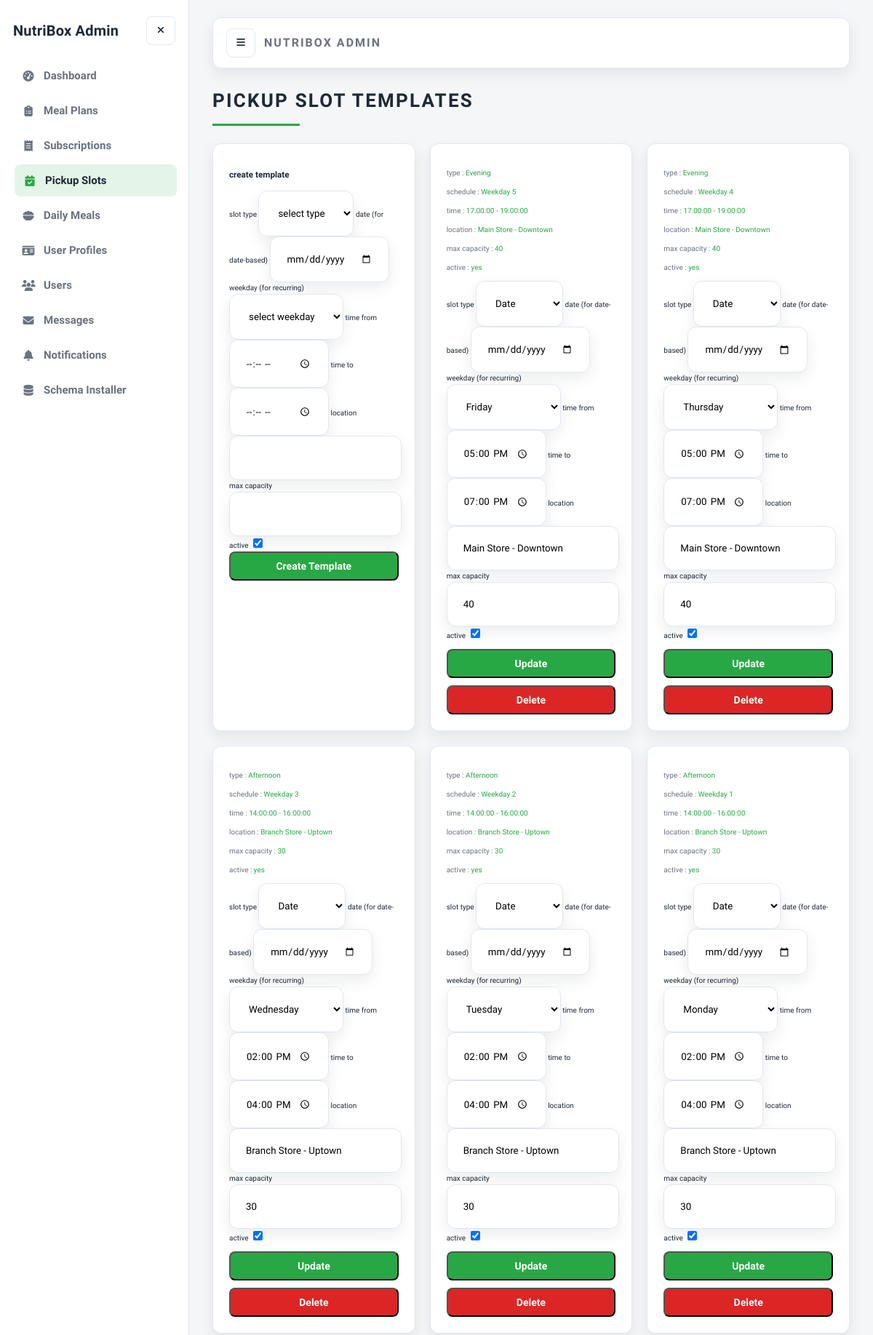
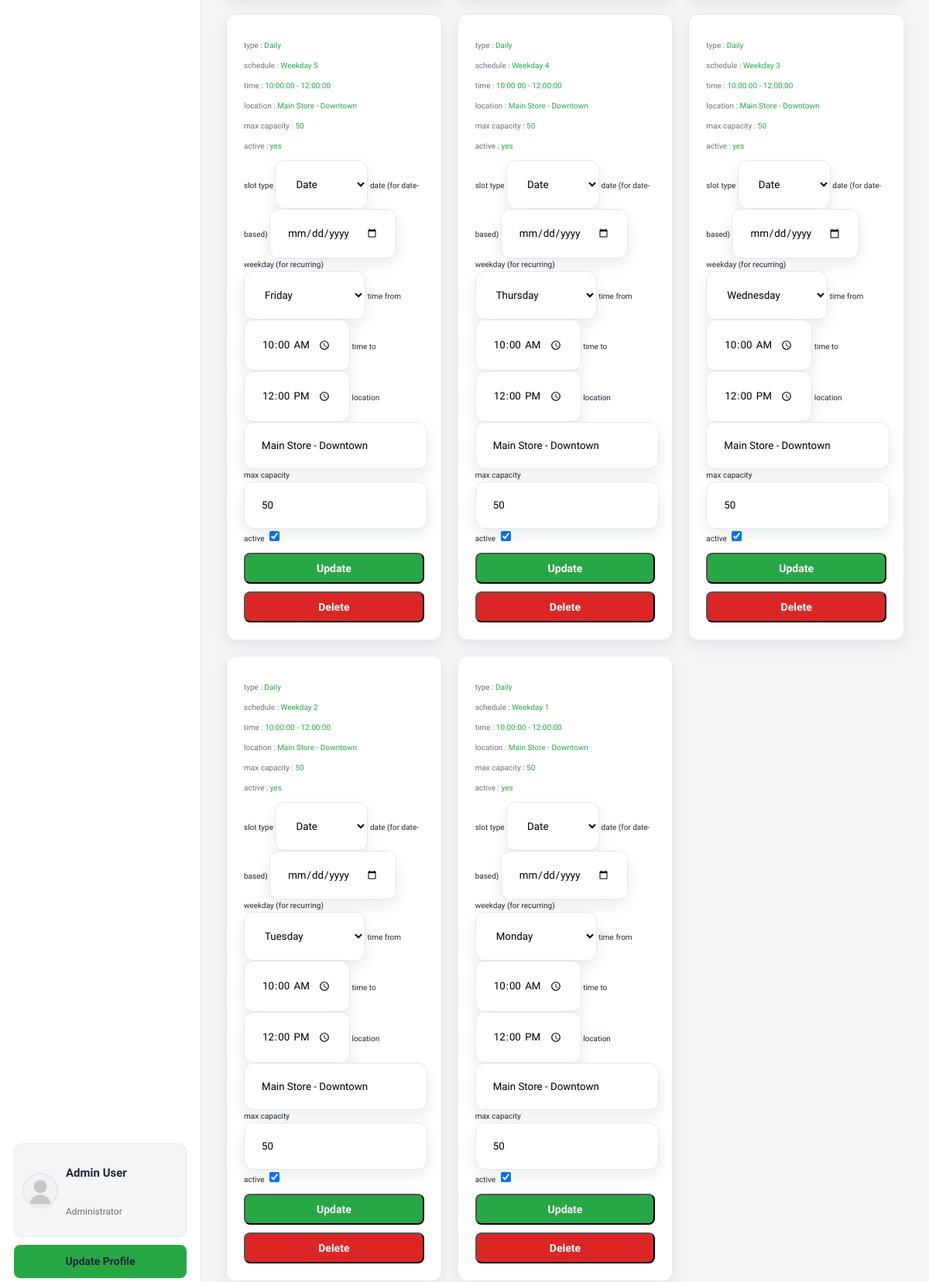
/admin/admin_pickup_slot_templates.php (signed in, upper part), run on the app's committed database (2 pictures, top to bottom).
### tables this page shows
CREATE TABLE IF NOT EXISTS users (
  id INT(100) NOT NULL AUTO_INCREMENT,
  name VARCHAR(100) NOT NULL,
  email VARCHAR(100) NOT NULL,
  password VARCHAR(255) NOT NULL,
  user_type VARCHAR(20) NOT NULL DEFAULT 'user',
  image VARCHAR(100) NOT NULL DEFAULT 'default-avatar.svg',
  PRIMARY KEY (id),
  UNIQUE KEY unique_email (email)
);

CREATE TABLE IF NOT EXISTS pickup_slot_templates (
  id INT(100) NOT NULL AUTO_INCREMENT,
  slot_type VARCHAR(20) NOT NULL,
  slot_date DATE DEFAULT NULL,
  weekday TINYINT(1) DEFAULT NULL,
  time_from TIME NOT NULL,
  time_to TIME NOT NULL,
  location VARCHAR(255) NOT NULL,
  max_capacity INT(10) NOT NULL,
  is_active TINYINT(1) NOT NULL DEFAULT 1,
  created_at TIMESTAMP NOT NULL DEFAULT CURRENT_TIMESTAMP,
  updated_at TIMESTAMP NOT NULL DEFAULT CURRENT_TIMESTAMP ON UPDATE CURRENT_TIMESTAMP,
  PRIMARY KEY (id)
);

### db_guard.php (called while the page is built, shortened)
<?php
function table_exists($conn, $table_name)
{
    try {
        $check = $conn->prepare(
            "SELECT COUNT(*) AS total
             FROM information_schema.tables
             WHERE table_schema = DATABASE()
               AND table_name = ?",
        );
        $check->execute([$table_name]);
        $result = $check->fetch(PDO::FETCH_ASSOC);
        return isset($result["total"]) && (int) $result["total"] > 0;
    } catch (Exception $e) {
        return false;
    }
}
?>

### admin/admin_pickup_slot_templates.php (the view, shortened to what this page needs)
<?php
require_once __DIR__ . "/admin_auth.php";
$templates_available = table_exists($conn, "pickup_slot_templates");
if ($templates_available) {
    $templates = $conn->prepare(
        "SELECT * FROM `pickup_slot_templates` ORDER BY id DESC",
    );
    $templates->execute();
}
?>
<!DOCTYPE html>
<html lang="en">
<head>
   <link rel="stylesheet" href="https://cdnjs.cloudflare.com/ajax/libs/font-awesome/6.1.1/css/all.min.css">
   <link rel="stylesheet" href="css/admin_style.css">
</head>
<body class="admin-body">
<?php include "admin_header.php"; ?>
<section class="placed-orders">
   <h1 class="title">pickup slot templates</h1>
   <div class="box-container">
      <div class="box">
         <h3>create template</h3>
         <form action="" method="POST">
            <label for="slot_type">slot type</label>
            <select name="slot_type" id="slot_type" class="box" required>
               <option value="" selected disabled>select type</option>
            </select>
            <label for="slot_date">date (for date-based)</label>
            <input type="date" name="slot_date" id="slot_date" class="box">
            <label for="weekday">weekday (for recurring)</label>
            <select name="weekday" id="weekday" class="box">
               <option value="" selected disabled>select weekday</option>
            </select>
            <label for="time_from">time from</label>
            <input type="time" name="time_from" id="time_from" class="box" required>
            <label for="time_to">time to</label>
            <input type="time" name="time_to" id="time_to" class="box" required>
            <label for="location">location</label>
            <input type="text" name="location" id="location" class="box" required>
            <label for="max_capacity">max capacity</label>
            <input type="number" min="1" name="max_capacity" id="max_capacity" class="box" required>
            <label for="is_active">active</label>
            <input type="checkbox" name="is_active" id="is_active" checked>
            <input type="submit" name="create_template" class="btn" value="create template">
         </form>
      </div>
      <?php if ($templates_available && $templates->rowCount() > 0) {
          while ($template = $templates->fetch(PDO::FETCH_ASSOC)) {
              $type_label = $template["slot_type"];
              $schedule =
                  $type_label === "Date"
                      ? $template["slot_date"]
                      : "Weekday " . $template["weekday"];
              ?>
      <div class="box">
         <p> type : <span><?= $type_label ?></span> </p>
         <p> schedule : <span><?= $schedule ?></span> </p>
         <p> time : <span><?= $template["time_from"] ?> - <?= $template[
     "time_to"
 ] ?></span> </p>
         <p> location : <span><?= $template["location"] ?></span> </p>
         <p> max capacity : <span><?= $template["max_capacity"] ?></span> </p>
         <p> active : <span><?= $template["is_active"]
             ? "yes"
             : "no" ?></span> </p>
         <form action="" method="POST" style="margin-top:1rem;">
            <label>slot type</label>
            <select name="slot_type" class="box" required>
               <option value="Date" <?= $template["slot_type"] === "Date"
                   ? "selected"
                   : "" ?>>Date</option>
            </select>
            <label>date (for date-based)</label>
            <input type="date" name="slot_date" class="box" value="<?= $template[
                "slot_date"
            ] ?>">
            <label>weekday (for recurring)</label>
            <select name="weekday" class="box">
               <option value="1" <?= (int) $template["weekday"] === 1
                   ? "selected"
                   : "" ?>>Monday</option>
               <option value="2" <?= (int) $template["weekday"] === 2
                   ? "selected"
                   : "" ?>>Tuesday</option>
               <option value="3" <?= (int) $template["weekday"] === 3
                   ? "selected"
                   : "" ?>>Wednesday</option>
               <option value="4" <?= (int) $template["weekday"] === 4
                   ? "selected"
                   : "" ?>>Thursday</option>
               <option value="5" <?= (int) $template["weekday"] === 5
                   ? "selected"
                   : "" ?>>Friday</option>
            </select>
            <label>time from</label>
            <input type="time" name="time_from" class="box" value="<?= $template[
                "time_from"
            ] ?>" required>
            <label>time to</label>
            <input type="time" name="time_to" class="box" value="<?= $template[
                "time_to"
            ] ?>" required>
            <label>location</label>
            <input type="text" name="location" class="box" value="<?= $template[
                "location"
            ] ?>" required>
            <label>max capacity</label>
            <input type="number" min="1" name="max_capacity" class="box" value="<?= $template[
                "max_capacity"
            ] ?>" required>
            <label>active</label>
            <input type="checkbox" name="is_active" <?= $template["is_active"]
                ? "checked"
                : "" ?>>
            <div class="flex-btn" style="margin-top:1rem;">
               <input type="submit" name="update_template" class="btn" value="update">
               <input type="submit" name="delete_template" class="delete-btn" value="delete">
            </div>
         </form>
      </div>
      <?php
          }
      } else {
          echo '<p class="empty">no templates found!</p>';
      } ?>
   </div>
</section>
<?php include "admin_footer.php"; ?>
</body>
</html>

### admin/admin_sidebar.php (shortened to what this page needs)
<?php
function admin_nav_link($label, $href, $icon, $aliases = [])
{
    $current_page = basename($_SERVER["PHP_SELF"]);
    $active = in_array($current_page, array_merge([$href], $aliases), true);
    $active_class = $active ? " active" : "";
    echo '<a class="nav-link' .
        $active_class .
        '" href="' .
        $href .
        '"><i class="fas ' .
        $icon .
        '"></i><span>' .
        $label .
        "</span></a>";
}
?>
<aside class="admin-sidebar">
   <div class="sidebar-brand">
      <a href="admin_page.php" class="logo">NutriBox Admin</a>
      <button class="icon-btn sidebar-close" type="button" data-sidebar-toggle aria-label="Close sidebar">
         <i class="fas fa-times"></i>
      </button>
   </div>
   <nav class="sidebar-nav">
      <?php
      admin_nav_link("Dashboard", "admin_page.php", "fa-gauge-high");
      ?>
   </nav>
   <div class="sidebar-footer">
      <?php
      $select_profile = $conn->prepare("SELECT * FROM `users` WHERE id = ?");
      $select_profile->execute([$admin_id]);
      $fetch_profile = $select_profile->fetch(PDO::FETCH_ASSOC);
      ?>
      <div class="profile-card">
         <img src="../uploaded_img/<?= $fetch_profile["image"] ?>" alt="">
         <div class="profile-info">
            <p class="profile-name"><?= $fetch_profile["name"] ?></p>
            <p class="profile-role">Administrator</p>
         </div>
      </div>
      <a href="admin_update_profile.php" class="btn">update profile</a>
   </div>
</aside>

### data on the page
users: image (placeholder picture), name "Admin User"
pickup_slot_templates: slot_type "Evening", schedule "Weekday 5", time_from "17:00:00", time_to "19:00:00", location "Main Store - Downtown", max_capacity "40", shows "yes", weekday "Friday", is_active "☑"
pickup_slot_templates: slot_type "Evening", schedule "Weekday 4", time_from "17:00:00", time_to "19:00:00", location "Main Store - Downtown", max_capacity "40", shows "yes", weekday "Thursday", is_active "☑"
pickup_slot_templates: slot_type "Afternoon", schedule "Weekday 3", time_from "14:00:00", time_to "16:00:00", location "Branch Store - Uptown", max_capacity "30", shows "yes", weekday "Wednesday", is_active "☑"
pickup_slot_templates: slot_type "Afternoon", schedule "Weekday 2", time_from "14:00:00", time_to "16:00:00", location "Branch Store - Uptown", max_capacity "30", shows "yes", weekday "Tuesday", is_active "☑"
pickup_slot_templates: slot_type "Afternoon", schedule "Weekday 1", time_from "14:00:00", time_to "16:00:00", location "Branch Store - Uptown", max_capacity "30", shows "yes", weekday "Monday", is_active "☑"
pickup_slot_templates: slot_type "Daily", schedule "Weekday 5", time_from "10:00:00", time_to "12:00:00", location "Main Store - Downtown", max_capacity "50", shows "yes", weekday "Friday", is_active "☑"
pickup_slot_templates: slot_type "Daily", schedule "Weekday 4", time_from "10:00:00", time_to "12:00:00", location "Main Store - Downtown", max_capacity "50", shows "yes", weekday "Thursday", is_active "☑"
pickup_slot_templates: slot_type "Daily", schedule "Weekday 3", time_from "10:00:00", time_to "12:00:00", location "Main Store - Downtown", max_capacity "50", shows "yes", weekday "Wednesday", is_active "☑"
pickup_slot_templates: slot_type "Daily", schedule "Weekday 2", time_from "10:00:00", time_to "12:00:00", location "Main Store - Downtown", max_capacity "50", shows "yes", weekday "Tuesday", is_active "☑"
pickup_slot_templates: slot_type "Daily", schedule "Weekday 1", time_from "10:00:00", time_to "12:00:00", location "Main Store - Downtown", max_capacity "50", shows "yes", weekday "Monday", is_active "☑"

### other printed values
$label "Dashboard Meal Plans Subscriptions Pickup Slots Daily Meals User Profiles Users Messages Notifications Schema Installer"
